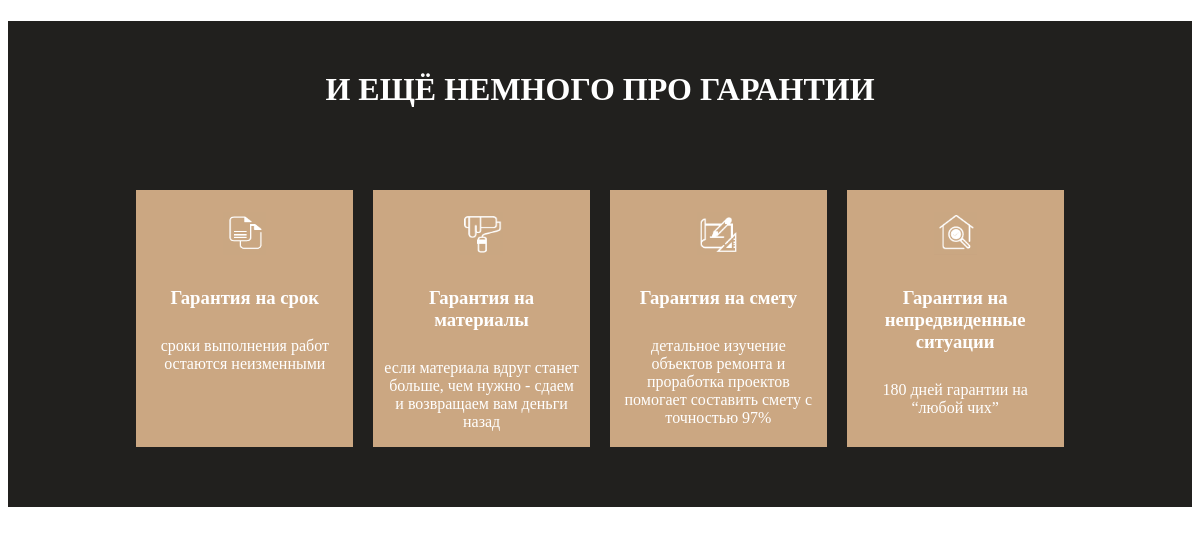
The app's page /10th/ with its own data.
### catalog/models.py (models this page shows)
class Ten_page(models.Model): # Создание модели для десятой страницы
    p10_img=models.ImageField(upload_to="catalog/img/", default='img')
    p10_title=models.CharField(max_length=250)
    p10_content=models.CharField(max_length=250)

### catalog/views.py (the view)
# urls.py: path('10th/', tenth_page),
def tenth_page(request):
    p10=Ten_page.objects.all()
    content={'page10':p10}
    return render(request, 'catalog/10th_page.html', content)

### catalog/templates/catalog/10th_page.html (shortened to what this page needs)
<!DOCTYPE html>
{% load static %}
<html lang="en">
<head>
    <link href="{% static 'catalog/css/10th_page_style.css' %}" rel="stylesheet">
</head>
<body>
<div class="p10">
    <h1>И ещё немного про гарантии</h1>
    <div class="p10_blocks">
        {% for i in page10 %}
            <div class="p10_block">
                <img src="{% static i.p10_img %}">
                <h3>{{i.p10_title}}</h3>
                <p>{{i.p10_content}}</p>
            </div>
        {% endfor %}
    </div>
</div>
</body>
</html>

### catalog/static/catalog/css/10th_page_style.css (style rules this page uses)
.p10 { background-color:#21201E; height:auto; color:white; }
.p10 h1 { text-align: center; padding-top:50px; padding-bottom:50px; text-transform:uppercase; }
.p10_blocks { display:flex; padding:0px 10% 50px 10%; height:auto; position:relative; }
.p10_block { display:inline-block; width:25%; aspect-ratio: 1 / 1; background-color:#CBA782; margin:10px; }
.p10_block img { display:block; width:20%; aspect-ratio: 1 / 1; margin:10% auto; }
.p10_block h3 { text-align: center; padding:10px 10%; }
.p10_block p { text-align: center; padding:0px 5%; }

### records on screen
Ten_page: p10_img (picture), p10_title "Гарантия на срок", p10_content "сроки выполнения работ остаются неизменными"
Ten_page: p10_img (picture), p10_title "Гарантия на материалы", p10_content "если материала вдруг станет больше, чем нужно - сдаем и возвращаем вам деньги назад"
Ten_page: p10_img (picture), p10_title "Гарантия на смету", p10_content "детальное изучение объектов ремонта и проработка проектов помогает составить смету с точностью 97%"
Ten_page: p10_img (picture), p10_title "Гарантия на непредвиденные ситуации", p10_content "180 дней гарантии на “любой чих”"
